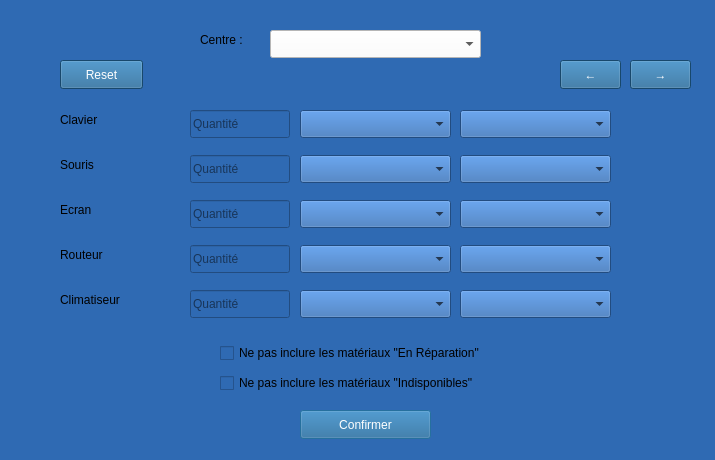
<?xml version="1.0" encoding="UTF-8"?>
<ui version="4.0">
 <class>allocationdialog</class>
 <widget class="QDialog" name="allocationdialog">
  <property name="geometry">
   <rect>
    <x>0</x>
    <y>0</y>
    <width>715</width>
    <height>460</height>
   </rect>
  </property>
  <property name="windowTitle">
   <string>Inventory Allocation</string>
  </property>
  <property name="styleSheet">
   <string notr="true">background-color: #2f6ab3;</string>
  </property>
  <widget class="QComboBox" name="centerComboBox">
   <property name="geometry">
    <rect>
     <x>270</x>
     <y>30</y>
     <width>211</width>
     <height>28</height>
    </rect>
   </property>
   <property name="styleSheet">
    <string notr="true">background-color: rgb(255, 255, 255);
color: rgb(0, 0, 0);</string>
   </property>
  </widget>
  <widget class="QLabel" name="label_7">
   <property name="geometry">
    <rect>
     <x>200</x>
     <y>30</y>
     <width>63</width>
     <height>20</height>
    </rect>
   </property>
   <property name="text">
    <string>Centre :</string>
   </property>
  </widget>
  <widget class="QPushButton" name="confirmerButton">
   <property name="geometry">
    <rect>
     <x>300</x>
     <y>410</y>
     <width>131</width>
     <height>29</height>
    </rect>
   </property>
   <property name="styleSheet">
    <string notr="true">background-color: #226597;
color: white;</string>
   </property>
   <property name="text">
    <string>Confirmer</string>
   </property>
  </widget>
  <widget class="QStackedWidget" name="stackedWidget">
   <property name="geometry">
    <rect>
     <x>60</x>
     <y>110</y>
     <width>571</width>
     <height>211</height>
    </rect>
   </property>
   <property name="currentIndex">
    <number>1</number>
   </property>
   <widget class="QWidget" name="page1">
    <widget class="QLabel" name="ordinateurLabel">
     <property name="geometry">
      <rect>
       <x>0</x>
       <y>0</y>
       <width>101</width>
       <height>20</height>
      </rect>
     </property>
     <property name="text">
      <string>Ordinateur</string>
     </property>
    </widget>
    <widget class="QLineEdit" name="ordinateurLineEdit">
     <property name="geometry">
      <rect>
       <x>130</x>
       <y>0</y>
       <width>100</width>
       <height>28</height>
      </rect>
     </property>
     <property name="placeholderText">
      <string>Quantité</string>
     </property>
    </widget>
    <widget class="QComboBox" name="ordinateurEtat">
     <property name="geometry">
      <rect>
       <x>240</x>
       <y>0</y>
       <width>151</width>
       <height>28</height>
      </rect>
     </property>
    </widget>
    <widget class="QLabel" name="casqueLabel">
     <property name="geometry">
      <rect>
       <x>0</x>
       <y>45</y>
       <width>101</width>
       <height>20</height>
      </rect>
     </property>
     <property name="text">
      <string>Casque Audio</string>
     </property>
    </widget>
    <widget class="QLineEdit" name="casqueLineEdit">
     <property name="geometry">
      <rect>
       <x>130</x>
       <y>45</y>
       <width>100</width>
       <height>28</height>
      </rect>
     </property>
     <property name="placeholderText">
      <string>Quantité</string>
     </property>
    </widget>
    <widget class="QLabel" name="cameraLabel">
     <property name="geometry">
      <rect>
       <x>0</x>
       <y>90</y>
       <width>101</width>
       <height>20</height>
      </rect>
     </property>
     <property name="text">
      <string>Camera</string>
     </property>
    </widget>
    <widget class="QLineEdit" name="cameraLineEdit">
     <property name="geometry">
      <rect>
       <x>130</x>
       <y>90</y>
       <width>100</width>
       <height>28</height>
      </rect>
     </property>
     <property name="placeholderText">
      <string>Quantité</string>
     </property>
    </widget>
    <widget class="QLabel" name="scannerLabel">
     <property name="geometry">
      <rect>
       <x>0</x>
       <y>135</y>
       <width>101</width>
       <height>20</height>
      </rect>
     </property>
     <property name="text">
      <string>Scanner</string>
     </property>
    </widget>
    <widget class="QLineEdit" name="scannerLineEdit">
     <property name="geometry">
      <rect>
       <x>130</x>
       <y>135</y>
       <width>100</width>
       <height>28</height>
      </rect>
     </property>
     <property name="placeholderText">
      <string>Quantité</string>
     </property>
    </widget>
    <widget class="QLabel" name="imprimanteLabel">
     <property name="geometry">
      <rect>
       <x>0</x>
       <y>180</y>
       <width>101</width>
       <height>20</height>
      </rect>
     </property>
     <property name="text">
      <string>Imprimante</string>
     </property>
    </widget>
    <widget class="QLineEdit" name="imprimanteLineEdit">
     <property name="geometry">
      <rect>
       <x>130</x>
       <y>180</y>
       <width>100</width>
       <height>28</height>
      </rect>
     </property>
     <property name="placeholderText">
      <string>Quantité</string>
     </property>
    </widget>
    <widget class="QComboBox" name="cameraDispo">
     <property name="geometry">
      <rect>
       <x>400</x>
       <y>90</y>
       <width>151</width>
       <height>28</height>
      </rect>
     </property>
    </widget>
    <widget class="QComboBox" name="casqueaudioDispo">
     <property name="geometry">
      <rect>
       <x>400</x>
       <y>45</y>
       <width>151</width>
       <height>28</height>
      </rect>
     </property>
    </widget>
    <widget class="QComboBox" name="ordinateurDispo">
     <property name="geometry">
      <rect>
       <x>400</x>
       <y>0</y>
       <width>151</width>
       <height>28</height>
      </rect>
     </property>
    </widget>
    <widget class="QComboBox" name="scannerDispo">
     <property name="geometry">
      <rect>
       <x>400</x>
       <y>135</y>
       <width>151</width>
       <height>28</height>
      </rect>
     </property>
    </widget>
    <widget class="QComboBox" name="imprimanteDispo">
     <property name="geometry">
      <rect>
       <x>400</x>
       <y>180</y>
       <width>151</width>
       <height>28</height>
      </rect>
     </property>
    </widget>
    <widget class="QComboBox" name="casqueaudioEtat">
     <property name="geometry">
      <rect>
       <x>240</x>
       <y>45</y>
       <width>151</width>
       <height>28</height>
      </rect>
     </property>
    </widget>
    <widget class="QComboBox" name="cameraEtat">
     <property name="geometry">
      <rect>
       <x>240</x>
       <y>90</y>
       <width>151</width>
       <height>28</height>
      </rect>
     </property>
    </widget>
    <widget class="QComboBox" name="imprimanteEtat">
     <property name="geometry">
      <rect>
       <x>240</x>
       <y>180</y>
       <width>151</width>
       <height>28</height>
      </rect>
     </property>
    </widget>
    <widget class="QComboBox" name="scannerEtat">
     <property name="geometry">
      <rect>
       <x>240</x>
       <y>135</y>
       <width>151</width>
       <height>28</height>
      </rect>
     </property>
    </widget>
   </widget>
   <widget class="QWidget" name="page2">
    <widget class="QLabel" name="clavierLabel">
     <property name="geometry">
      <rect>
       <x>0</x>
       <y>0</y>
       <width>101</width>
       <height>20</height>
      </rect>
     </property>
     <property name="text">
      <string>Clavier</string>
     </property>
    </widget>
    <widget class="QLineEdit" name="clavierLineEdit">
     <property name="geometry">
      <rect>
       <x>130</x>
       <y>0</y>
       <width>100</width>
       <height>28</height>
      </rect>
     </property>
     <property name="placeholderText">
      <string>Quantité</string>
     </property>
    </widget>
    <widget class="QLabel" name="sourisLabel">
     <property name="geometry">
      <rect>
       <x>0</x>
       <y>45</y>
       <width>101</width>
       <height>20</height>
      </rect>
     </property>
     <property name="text">
      <string>Souris</string>
     </property>
    </widget>
    <widget class="QLineEdit" name="sourisLineEdit">
     <property name="geometry">
      <rect>
       <x>130</x>
       <y>45</y>
       <width>100</width>
       <height>28</height>
      </rect>
     </property>
     <property name="placeholderText">
      <string>Quantité</string>
     </property>
    </widget>
    <widget class="QLabel" name="ecranLabel">
     <property name="geometry">
      <rect>
       <x>0</x>
       <y>90</y>
       <width>101</width>
       <height>20</height>
      </rect>
     </property>
     <property name="text">
      <string>Ecran</string>
     </property>
    </widget>
    <widget class="QLineEdit" name="ecranLineEdit">
     <property name="geometry">
      <rect>
       <x>130</x>
       <y>90</y>
       <width>100</width>
       <height>28</height>
      </rect>
     </property>
     <property name="placeholderText">
      <string>Quantité</string>
     </property>
    </widget>
    <widget class="QLabel" name="routeurLabel">
     <property name="geometry">
      <rect>
       <x>0</x>
       <y>135</y>
       <width>101</width>
       <height>20</height>
      </rect>
     </property>
     <property name="text">
      <string>Routeur</string>
     </property>
    </widget>
    <widget class="QLineEdit" name="routeurLineEdit">
     <property name="geometry">
      <rect>
       <x>130</x>
       <y>135</y>
       <width>100</width>
       <height>28</height>
      </rect>
     </property>
     <property name="placeholderText">
      <string>Quantité</string>
     </property>
    </widget>
    <widget class="QLabel" name="climatiseurLabel">
     <property name="geometry">
      <rect>
       <x>0</x>
       <y>180</y>
       <width>101</width>
       <height>20</height>
      </rect>
     </property>
     <property name="text">
      <string>Climatiseur</string>
     </property>
    </widget>
    <widget class="QLineEdit" name="climatiseurLineEdit">
     <property name="geometry">
      <rect>
       <x>130</x>
       <y>180</y>
       <width>100</width>
       <height>28</height>
      </rect>
     </property>
     <property name="placeholderText">
      <string>Quantité</string>
     </property>
    </widget>
    <widget class="QComboBox" name="climatiseurEtat">
     <property name="geometry">
      <rect>
       <x>240</x>
       <y>180</y>
       <width>151</width>
       <height>28</height>
      </rect>
     </property>
    </widget>
    <widget class="QComboBox" name="climatiseurDispo">
     <property name="geometry">
      <rect>
       <x>400</x>
       <y>180</y>
       <width>151</width>
       <height>28</height>
      </rect>
     </property>
    </widget>
    <widget class="QComboBox" name="routeurEtat">
     <property name="geometry">
      <rect>
       <x>240</x>
       <y>135</y>
       <width>151</width>
       <height>28</height>
      </rect>
     </property>
    </widget>
    <widget class="QComboBox" name="ecranEtat">
     <property name="geometry">
      <rect>
       <x>240</x>
       <y>90</y>
       <width>151</width>
       <height>28</height>
      </rect>
     </property>
    </widget>
    <widget class="QComboBox" name="clavierEtat">
     <property name="geometry">
      <rect>
       <x>240</x>
       <y>0</y>
       <width>151</width>
       <height>28</height>
      </rect>
     </property>
    </widget>
    <widget class="QComboBox" name="sourisEtat">
     <property name="geometry">
      <rect>
       <x>240</x>
       <y>45</y>
       <width>151</width>
       <height>28</height>
      </rect>
     </property>
    </widget>
    <widget class="QComboBox" name="clavierDispo">
     <property name="geometry">
      <rect>
       <x>400</x>
       <y>0</y>
       <width>151</width>
       <height>28</height>
      </rect>
     </property>
    </widget>
    <widget class="QComboBox" name="ecranDispo">
     <property name="geometry">
      <rect>
       <x>400</x>
       <y>90</y>
       <width>151</width>
       <height>28</height>
      </rect>
     </property>
    </widget>
    <widget class="QComboBox" name="sourisDispo">
     <property name="geometry">
      <rect>
       <x>400</x>
       <y>45</y>
       <width>151</width>
       <height>28</height>
      </rect>
     </property>
    </widget>
    <widget class="QComboBox" name="routeurDispo">
     <property name="geometry">
      <rect>
       <x>400</x>
       <y>135</y>
       <width>151</width>
       <height>28</height>
      </rect>
     </property>
    </widget>
   </widget>
  </widget>
  <widget class="QPushButton" name="nextButton">
   <property name="geometry">
    <rect>
     <x>630</x>
     <y>60</y>
     <width>61</width>
     <height>29</height>
    </rect>
   </property>
   <property name="styleSheet">
    <string notr="true">background-color: #226597;
color: white;</string>
   </property>
   <property name="text">
    <string>→</string>
   </property>
  </widget>
  <widget class="QPushButton" name="prevButton">
   <property name="geometry">
    <rect>
     <x>560</x>
     <y>60</y>
     <width>61</width>
     <height>29</height>
    </rect>
   </property>
   <property name="styleSheet">
    <string notr="true">background-color: #226597;
color: white;</string>
   </property>
   <property name="text">
    <string>←</string>
   </property>
  </widget>
  <widget class="QCheckBox" name="checkIndisponible">
   <property name="geometry">
    <rect>
     <x>220</x>
     <y>370</y>
     <width>311</width>
     <height>26</height>
    </rect>
   </property>
   <property name="text">
    <string>Ne pas inclure les matériaux &quot;Indisponibles&quot;</string>
   </property>
  </widget>
  <widget class="QCheckBox" name="checkReparation">
   <property name="geometry">
    <rect>
     <x>220</x>
     <y>340</y>
     <width>321</width>
     <height>26</height>
    </rect>
   </property>
   <property name="text">
    <string>Ne pas inclure les matériaux &quot;En Réparation&quot;</string>
   </property>
  </widget>
  <widget class="QPushButton" name="resetButton">
   <property name="geometry">
    <rect>
     <x>60</x>
     <y>60</y>
     <width>83</width>
     <height>29</height>
    </rect>
   </property>
   <property name="styleSheet">
    <string notr="true">background-color: #226597;
color: white;</string>
   </property>
   <property name="text">
    <string>Reset</string>
   </property>
  </widget>
 </widget>
 <resources/>
 <connections>
  <connection>
   <sender>nextButton</sender>
   <signal>clicked()</signal>
   <receiver>stackedWidget</receiver>
   <slot>setCurrentIndex(1)</slot>
   <hints>
    <hint type="sourcelabel">
     <x>680</x>
     <y>74</y>
    </hint>
    <hint type="destinationlabel">
     <x>385</x>
     <y>205</y>
    </hint>
   </hints>
  </connection>
  <connection>
   <sender>prevButton</sender>
   <signal>clicked()</signal>
   <receiver>stackedWidget</receiver>
   <slot>setCurrentIndex(0)</slot>
   <hints>
    <hint type="sourcelabel">
     <x>610</x>
     <y>74</y>
    </hint>
    <hint type="destinationlabel">
     <x>385</x>
     <y>205</y>
    </hint>
   </hints>
  </connection>
 </connections>
</ui>
